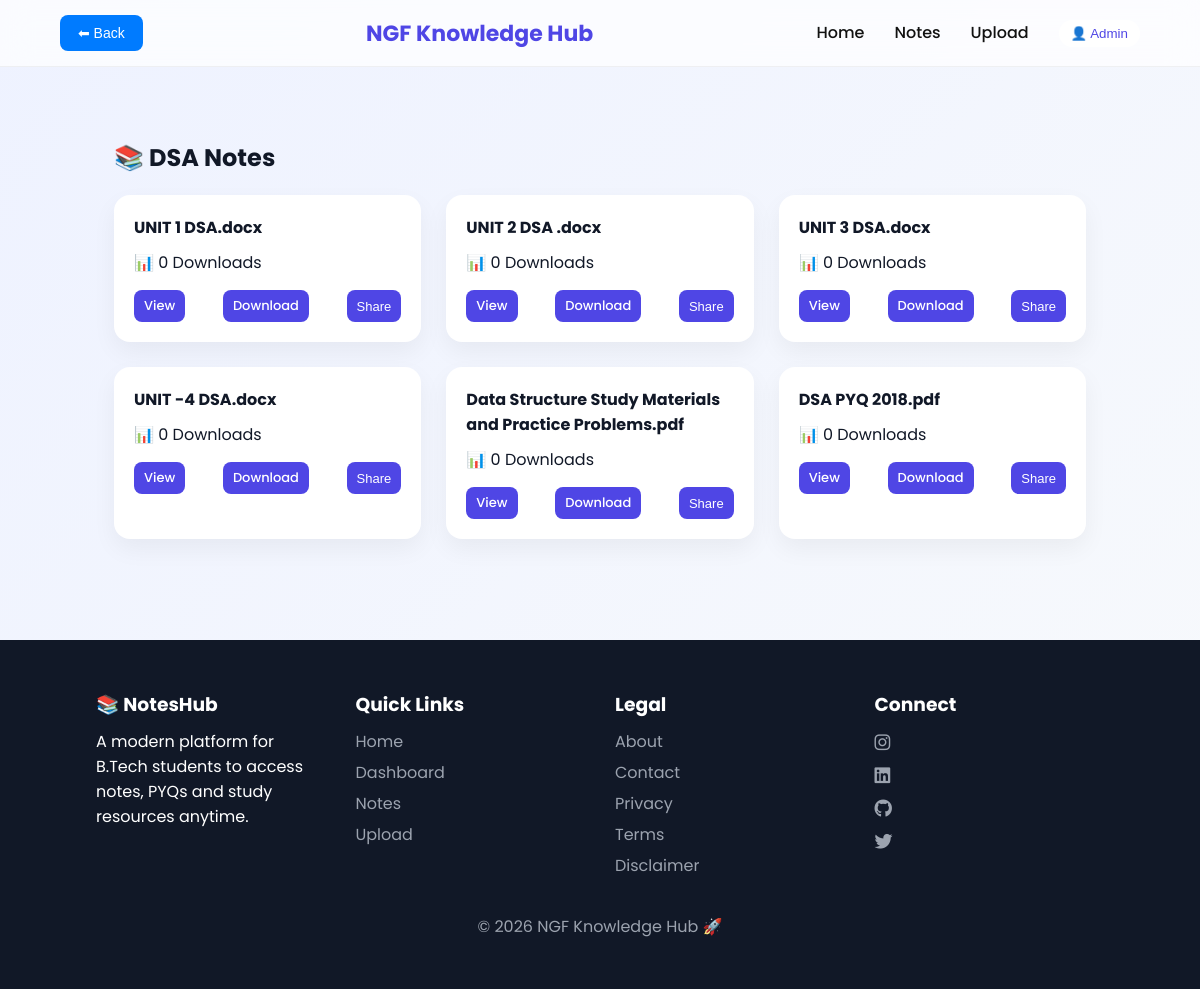
Page /notes/DSA/3 (signed in) on the committed database.
### tables this page shows
CREATE TABLE notes(
        id INTEGER PRIMARY KEY AUTOINCREMENT,
        title TEXT NOT NULL,
        filename TEXT NOT NULL,
        subject TEXT NOT NULL,
        semester INTEGER NOT NULL,
        uploaded_by TEXT NOT NULL,
        status TEXT NOT NULL DEFAULT 'pending',
        downloads INTEGER DEFAULT 0,
        created_at TIMESTAMP DEFAULT CURRENT_TIMESTAMP
    , share_id TEXT, unit TEXT, teacher TEXT);

### app.py (the view)
@app.route("/notes/<subject>/<int:sem>")
def notes(subject, sem):
    conn = get_db_connection()
    cur = conn.cursor()
    cur.execute("""
        SELECT * FROM notes
        WHERE subject=? AND semester=? AND status='approved'
    """, (subject, sem))
    notes = cur.fetchall()
    conn.close()
    return render_template("notes.html", notes=notes, subject=subject)

### app.py (called while the page is built)
def get_db_connection():
    conn = sqlite3.connect(Config.DATABASE)
    conn.row_factory = sqlite3.Row
    return conn

### templates/notes.html (shortened to what this page needs)
{% extends "base.html" %}
{% block content %}
<section class="notes-page">
  <div class="notes-header">
    <h2>📚 {{ subject }} Notes</h2>
  </div>
  {% if notes %}
  <div class="notes-grid">
    {% for n in notes %}
    <div class="note-card">
      <h4>{{ n['title'] }}</h4>
      <p>📊 {{ n['downloads'] }} Downloads</p>
      <div class="note-actions">
        <a href="/view/{{ n['filename'] }}">View</a>
        <a href="/download/{{ n['filename'] }}">Download</a>
        <button onclick="shareNote('{{ n['share_id'] }}')">Share</button>
      </div>
    </div>
    {% endfor %}
  </div>
  {% else %}
  <div class="empty-state">
    🚧 Notes Coming Soon
  </div>
  {% endif %}
</section>
{% endblock %}

### static/css/style.css (style rules this page uses)
* { margin:0; padding:0; box-sizing:border-box; }
html, body { width:100%; overflow-x:hidden; }
:root { --primary:#4f46e5; --secondary:#6366f1; --bg:#f8fafc; --glass:rgba(255,255,255,0.6); --text:#111827; --muted:#6b7280; --radius:16px; }
body { font-family:'Poppins',sans-serif; background:linear-gradient(135deg,#eef2ff,#f8fafc); color:var(--text); }
.note-card { background:white; padding:20px; border-radius:var(--radius); box-shadow:0 10px 25px rgba(0,0,0,0.05); transition:0.3s; }
.note-actions { display:flex; justify-content:space-between; margin-top:10px; }
.note-actions a { text-decoration:none; color:var(--primary); font-weight:500; }
body { margin:0; }
.notes-page { width:100%; padding:100px 5% 50px; }
.notes-header h2 { margin-bottom:20px; }
.notes-grid { display:grid; grid-template-columns:repeat(auto-fit,minmax(260px,1fr)); gap:25px; }
.note-card { background:white; padding:20px; border-radius:16px; box-shadow:0 10px 25px rgba(0,0,0,0.05); transition:0.3s; }
.note-card h4 { margin-bottom:10px; }
.note-actions { display:flex; justify-content:space-between; margin-top:15px; }
.note-actions a, .note-actions button { background:#4f46e5; color:white; padding:6px 10px; border-radius:8px; text-decoration:none; border:none; font-size:13px; cursor:pointer; transition:0.3s; }

### rows in the picture
notes: title "UNIT 1 DSA.docx", downloads "0"
notes: title "UNIT 2 DSA .docx", downloads "0"
notes: title "UNIT 3 DSA.docx", downloads "0"
notes: title "UNIT -4 DSA.docx", downloads "0"
notes: title "Data Structure Study Materials and Practice Problems.pdf", downloads "0"
notes: title "DSA PYQ 2018.pdf", downloads "0"

### other values in the picture
{{ session['user'] }} "Admin"
{{ subject }} "DSA"
